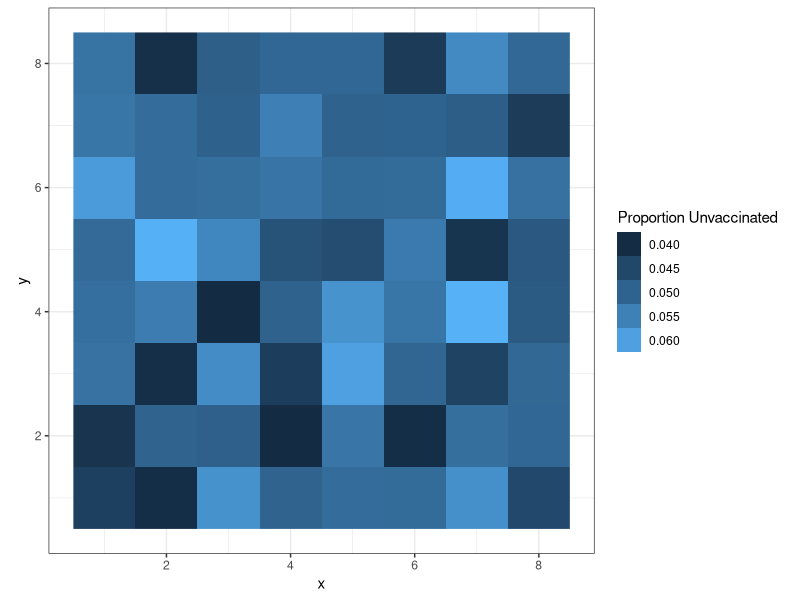
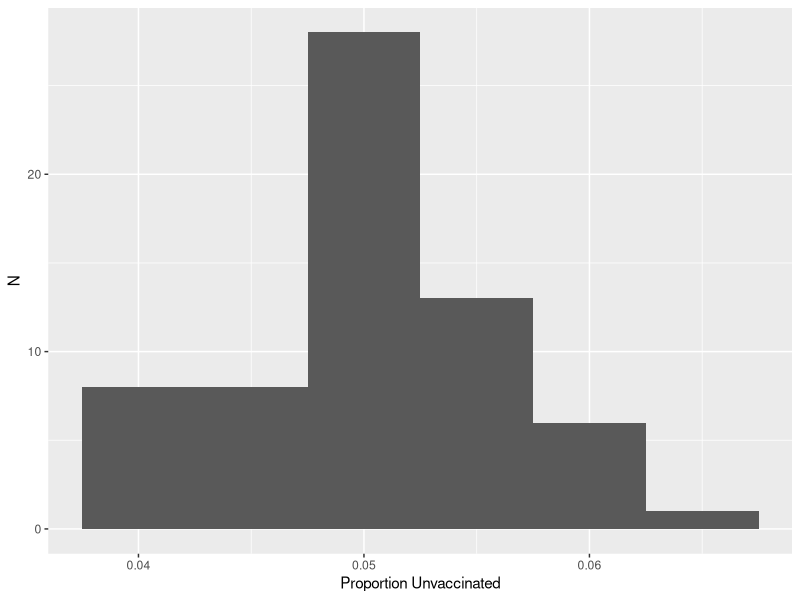
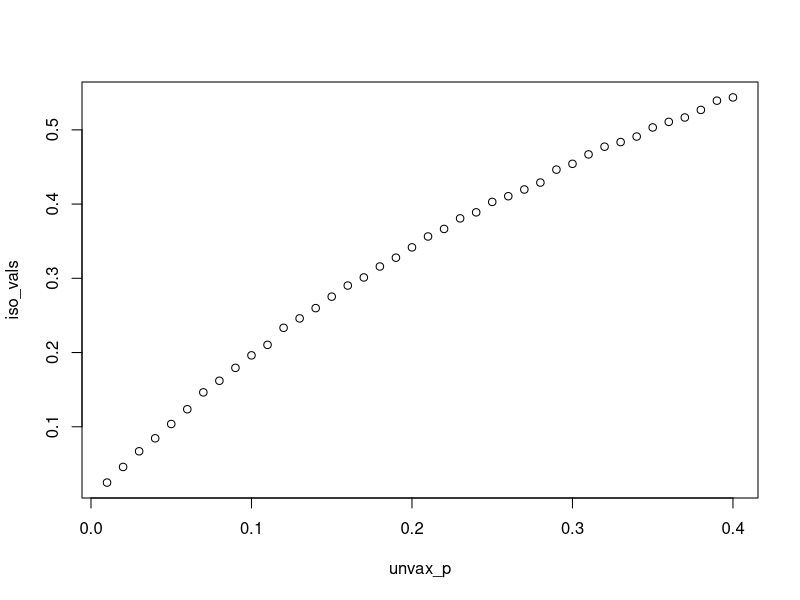
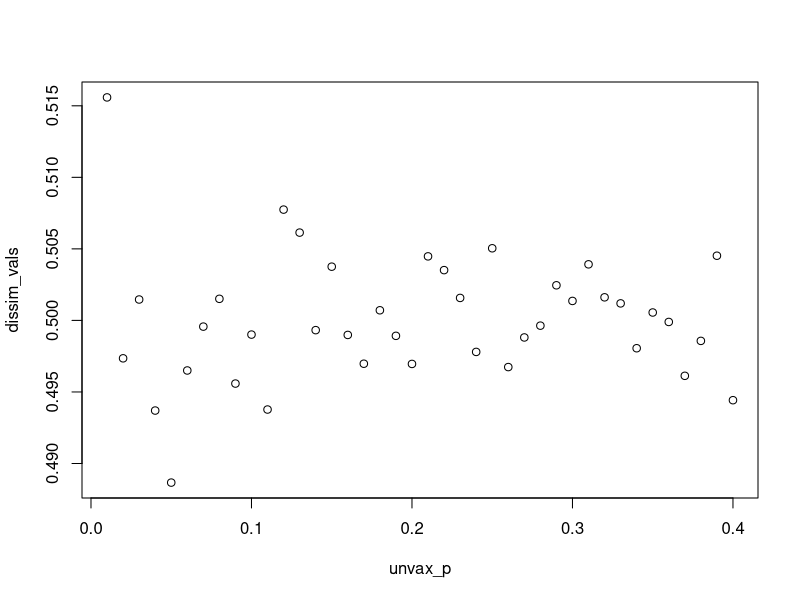
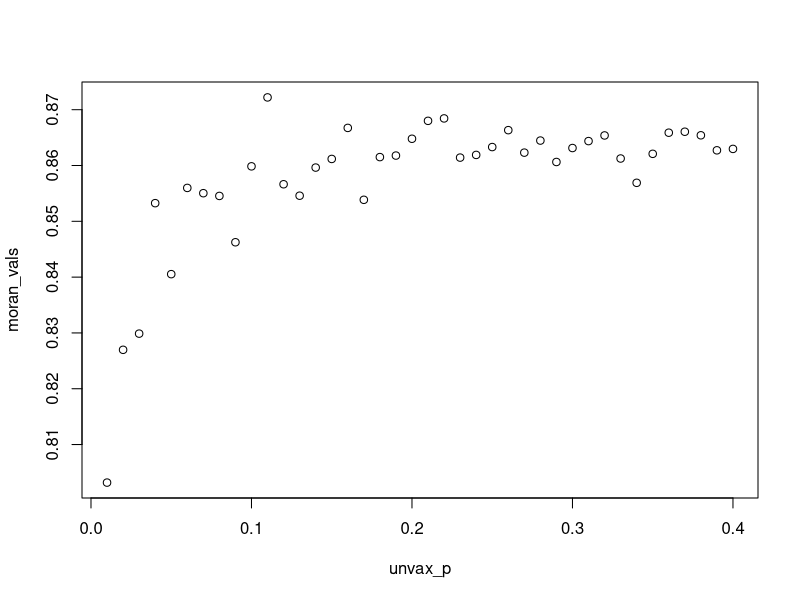

These charts were generated, in order, by the following R code:
## ---- chunk 1
dissimilarity <- function(x,n) {
  total_a <- sum(x)
  total_b <- sum(n-x)
  d <- 0.5*sum(abs((x/total_a) - ((n-x)/total_b)))
  return(d)
}


half_grid <- function(d, ratio, N, p) {
  
  ## Sample number of unvaccinated in total population
  
  B <- rbinom(1, N, p)
  
  A <- N-B
  
  neighborhood_mat <- matrix(1, d, d)
  ncell <- length(neighborhood_mat)
  neighborhood_mat[, 1:floor(d / 2)] <- ratio
  
  neighborhood_df <- expand.grid(x = 1:d, y = 1:d)
  cell_rates <-
    as.vector(neighborhood_mat[cbind(neighborhood_df$y, neighborhood_df$x)])
  neighborhood_df$b <- rmultinom(1, B, cell_rates)
  neighborhood_df$a <- rmultinom(1, A, 1 / cell_rates)
  
  neighborhood_df$n <- neighborhood_df$a + neighborhood_df$b
  neighborhood_df$group <- neighborhood_df$b / neighborhood_df$n
  
  return(neighborhood_df)
  
}

grid_plot <- function(df) {
  
 g <- ggplot(df, aes(x = x, y = y, fill = group)) + 
  geom_raster() + 
  theme_bw() + 
  coord_equal() +
  guides(fill = guide_legend(title = "Proportion Unvaccinated")) 
 
 return(g)
}

proportion_hist <- function(df) {
  g <- ggplot(df, aes(x=group)) +
    geom_histogram(binwidth=0.005) +
    xlab("Proportion Unvaccinated") +
    ylab("N")
  
  return(g)
}

## Define a function to calculate Moran's I for an 
## arbitrary vector of values on a square grid

morans_grid <- function(d, x) {
  require(spdep)
  
  neighbors <- nb2listw(cell2nb(d,d))
  
  return(moran(x, neighbors, 1, 1))

}

isolation <- function(x,n) {
  x <- x[n > 0]
  n <- n[n > 0]
  total_a <- sum(x)
  d <- sum((x/total_a)*(x/n))
  return(d)
}
## ---- chunk 2
require(dplyr)
require(ggplot2)
require(spdep)

## Dimension of neighborhood grid
d <- 8

## Size of the total population
total_pop <- 100000
unvaccinated_proportion <- 0.05
ratio <- 1
## Number of vaccinated and unvaccinated individuals


## Generate grid
neighborhood_df <- half_grid(d, ratio, total_pop, unvaccinated_proportion)

g <- grid_plot(neighborhood_df)
plot(g)
## ---- chunk 3
 plot(proportion_hist(neighborhood_df))
## ---- chunk 4

iso_val <- isolation(neighborhood_df$b, neighborhood_df$n)

dissim_val <- dissimilarity(neighborhood_df$b, neighborhood_df$n)

print(paste0("Isolation = ", round(iso_val,2)))
print(paste0("Dissimilarity = ", round(dissim_val,2)))
## ---- chunk 5

## Make a vector with a range of unvaccinated fractions from 1% to 40%
unvax_p <- seq(from = 0.01, to = 0.4, by = 0.01)
ratios <- seq(from = 1, to = 5, by = 0.5)
## Empty vectors to store the estimated dissimilary and 
## isolation values
iso_vals <- rep(0, length(unvax_p))
dissim_vals <- rep(0, length(unvax_p))
moran_vals <- rep(0, length(unvax_p))
for (i in 1:length(unvax_p)) {
  
  ## Generate a new grid with the specified unvaccinated fraction
  neighborhood_tmp <- half_grid(d, 3, total_pop, unvax_p[i])
  iso_vals[i] <- isolation(neighborhood_tmp$b, neighborhood_tmp$n)
  dissim_vals[i] <- dissimilarity(neighborhood_tmp$b, neighborhood_tmp$n)
  moran_vals[i] <- morans_grid(d, neighborhood_tmp$group)$I
}

## ---- chunk 6
plot(unvax_p, iso_vals)
## ---- chunk 7
plot(unvax_p, dissim_vals)
## ---- chunk 8
plot(unvax_p, moran_vals)
